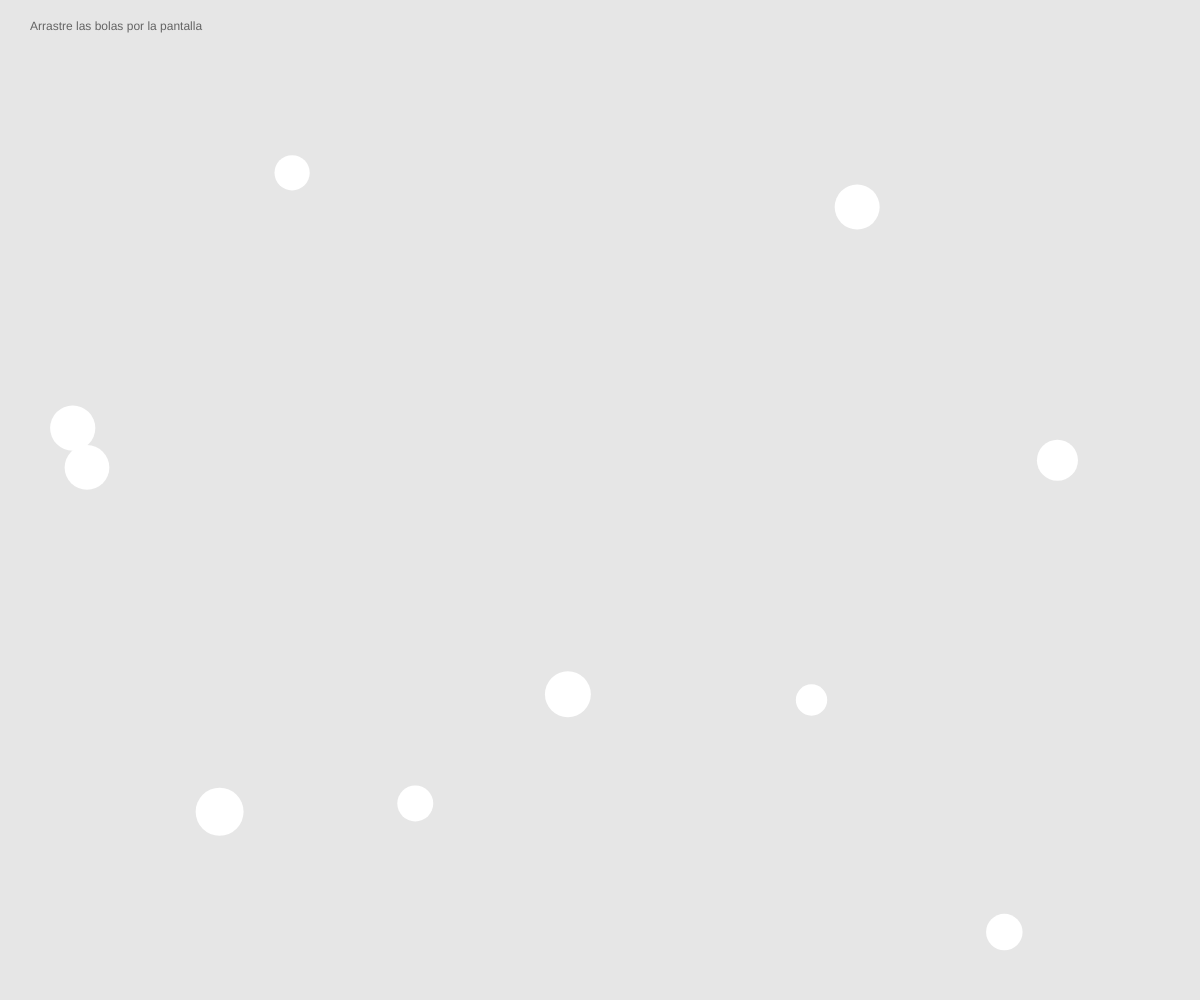
Frame 1 (no input)
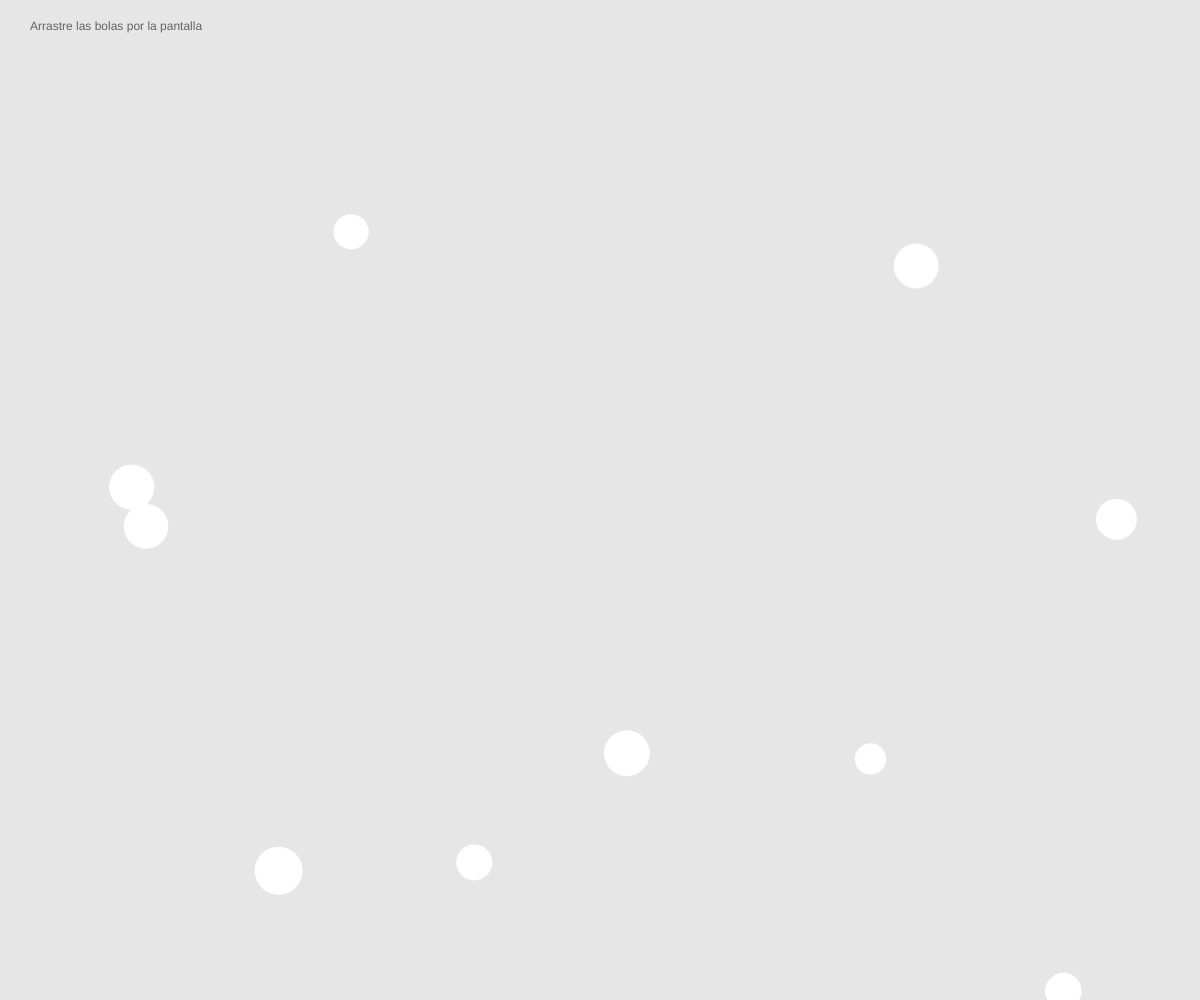
Frame 60 (no input)
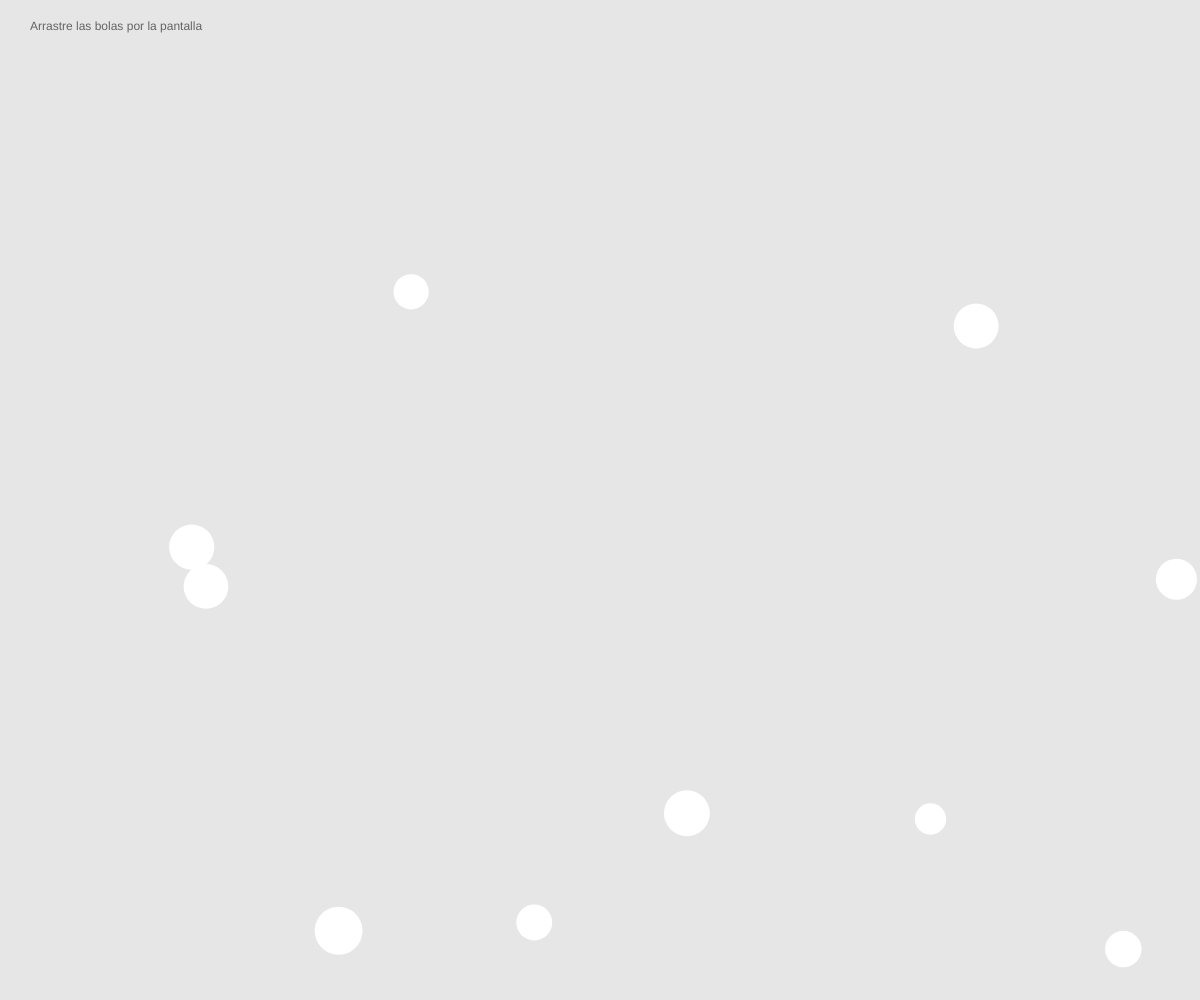
Frame 120 (the mouse pressed at the canvas centre since frame 60)

The p5.js sketch that drew these frames (run headless with seeded random() and noise() and a simulated clock; from frame 60 on, the mouse is pressed at the canvas centre):

// p5.js sketch
// ── sketch.js
var bolas = []; //variable que guarda la lista de bolas
var numBolas = 10; //numero de bolas creadas

function setup() {
  createCanvas(windowWidth, windowHeight); //crea un canvas de pantalla completa
  fill(255);
  noStroke();

  //crea las bolas de la lista
  for (var i = 0; i < numBolas; i++) {
    bolas[i] = new bola();
  }
}

function draw() {
  background(230);

  //llama a las funciones mostrar y mover de cada una de las bolas en la lista
  fill(255);
  for (var i = 0; i < numBolas; i++) {
    bolas[i].mostrar();
    bolas[i].mover();
  }
  
  //texto
  fill(100);
  text("Arrastre las bolas por la pantalla" , 30, 30);
}

//funcion bola
function bola() {

  //variables de posicion, la bola se crea en una posicion aleatoria en X y Y
  this.x = random(width);
  this.y = random(height);

  //asigna valores de velocidad a la bola
  this.velx = 1;
  this.vely = 1;

  //variable de tamano aleatorio entre 30 y 50
  this.tam = random(30, 50);

  //funcion que dibuja la bola
  this.mostrar = function() {
    ellipse(this.x, this.y, this.tam, this.tam);
  }

  //funcion que mueve la bola
  this.mover = function() {

    //el movimiento se asigna por la posicion + la velocidad
    this.x = this.x + this.velx;
    this.y = this.y + this.vely;

    //condicionales para el rebote
    if (this.x > width || this.x < 0) {
      this.velx *= -1;
    }
    if (this.y > height || this.y < 0) {
      this.vely *= -1;
    }
  }

  //cuando se activa esta funcion se cambia la posicion de la bola por la del mouse
  this.arrastrar = function() {
    this.x = mouseX;
    this.y = mouseY;
  }
}

//funcion que se activa si el mouse es arrastrado
function mouseDragged() {

  //recorre la lista de bolas
  for (var i = 0; i < numBolas; i++) {

    //revisa si el mouse esta encima de alguna bola
    if (dist(mouseX, mouseY, bolas[i].x, bolas[i].y) < bolas[i].tam + 10) {

      //llama a la funcion arrastrar
      bolas[i].arrastrar();
    }
  }
}
